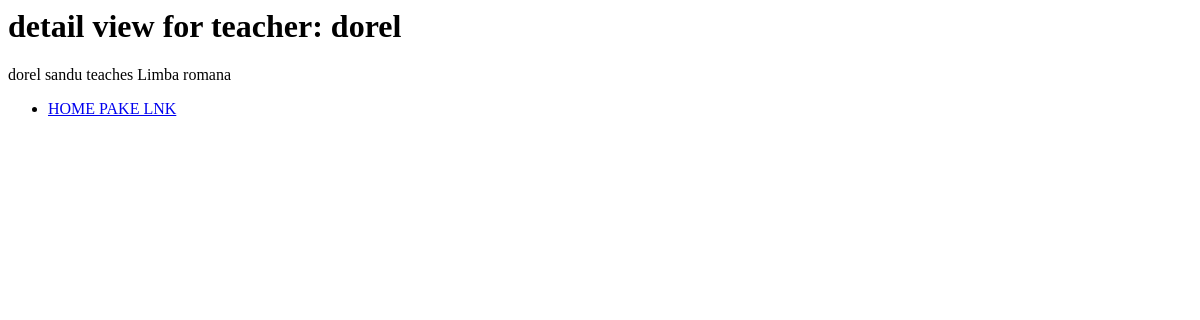
The page /classroom/teacher_detail/4 on the database as committed earlier.
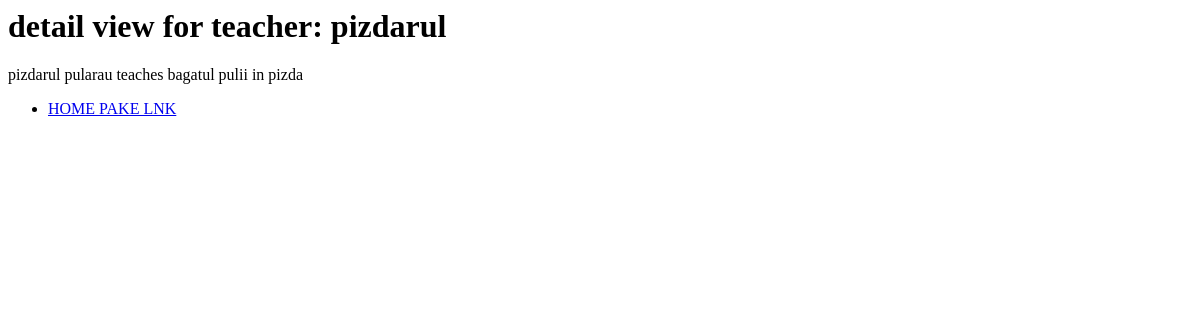
The same page on the database as committed later.
### classroom/models.py (models this page shows)
class Teacher(models.Model):
    first_name = models.CharField(max_length=30)
    last_name = models.CharField(max_length=30)
    subject = models.CharField(max_length=30)
    def __str__(self):
        return f"{self.first_name} {self.last_name} teaches {self.subject}"

### classroom/views.py (the view)
# urls.py: path('teacher_detail/<int:pk>', TeacherDetailView.as_view(), name='detail_teacher'),
class TeacherDetailView(DetailView):
    model = Teacher

### classroom/templates/classroom/teacher_detail.html
<h1>detail view for teacher: {{teacher.first_name}}</h1>
{{teacher}}
<ul>
    <li>
        <a href="{% url 'classroom:list_teachers' %}">HOME PAKE LNK</a>
    </li>
</ul>

Rows that differ between the two databases and show on the page:
changed Teacher: first_name "dorel" → "pizdarul"; first_name+last_name+subject "dorel sandu teaches Limba romana" → "pizdarul pularau teaches bagatul pulii in pizda"
